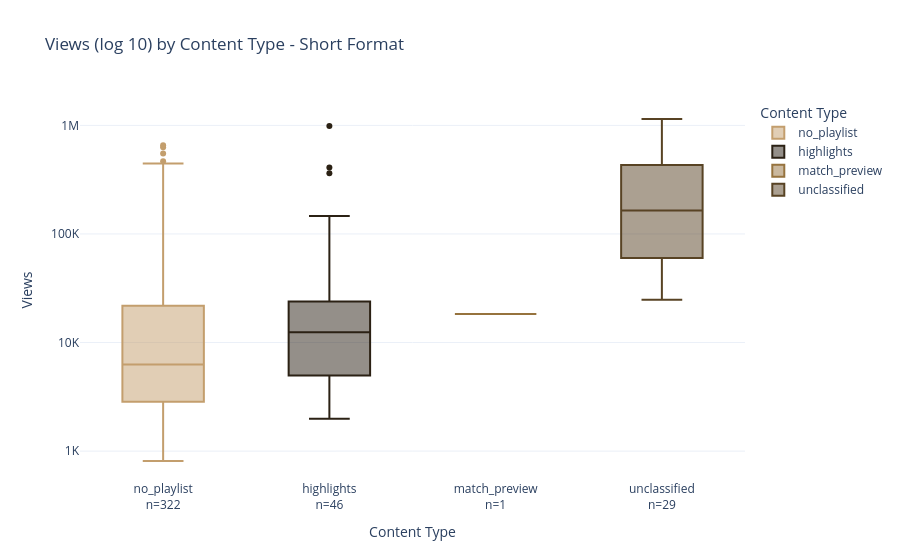

The cell this chart's notebook holds for it:
### Code cell
order = shorts_df.groupby('content_type')['view_count'].median().sort_values().index.tolist()
n = shorts_df['content_type'].value_counts()

fig = px.box(
    shorts_df, x='content_type', y='log10_views',
    color='content_type',
    category_orders={'content_type': order},
    title='Views (log 10) by Content Type - Short Format',
    labels={'content_type': 'Content Type', 'log10_views': "Views"}
    )

fig.update_xaxes(
    tickvals=order,
    ticktext=[f'{f}<br>n={n[f]}' for f in order])

fig.update_yaxes(
    tickvals=[2, 3, 4, 5, 6],
    ticktext=['100', '1K', '10K', '100K', '1M'])

fig.show()

### Figure 1 — Plotly figure (JSON) as saved in the notebook; plotly's stock layout.template omitted (floating-point values rounded to 4 significant figures; data arrays with more than 128 entries replaced by an {"elided": "..."} marker saying what was removed)
{"data": [{"alignmentgroup": "True", "hovertemplate": "Content Type=%{x}<br>Views=%{y}<extra></extra>", "legendgroup": "no_playlist", "marker": {"color": "#C39E6D"}, "name": "no_playlist", "notched": false, "offsetgroup": "no_playlist", "orientation": "v", "showlegend": true, "type": "box", "x": {"elided": "322 str values"}, "x0": " ", "xaxis": "x", "y": {"elided": "322 float values"}, "y0": " ", "yaxis": "y"}, {"alignmentgroup": "True", "hovertemplate": "Content Type=%{x}<br>Views=%{y}<extra></extra>", "legendgroup": "highlights", "marker": {"color": "#2B2114"}, "name": "highlights", "notched": false, "offsetgroup": "highlights", "orientation": "v", "showlegend": true, "type": "box", "x": ["highlights", "highlights", "highlights", "highlights", "highlights", "highlights", "highlights", "highlights", "highlights", "highlights", "highlights", "highlights", "highlights", "highlights", "highlights", "highlights", "highlights", "highlights", "highlights", "highlights", "highlights", "highlights", "highlights", "highlights", "highlights", "highlights", "highlights", "highlights", "highlights", "highlights", "highlights", "highlights", "highlights", "highlights", "highlights", "highlights", "highlights", "highlights", "highlights", "highlights", "highlights", "highlights", "highlights", "highlights", "highlights", "highlights"], "x0": " ", "xaxis": "x", "y": [3.631, 4.206, 4.114, 4.378, 4.819, 4.389, 5.011, 4.11, 4.998, 4.014, 4.329, 4.108, 4.253, 4.584, 4.486, 4.363, 4.393, 4.273, 4.239, 4.181, 3.952, 4.154, 5.995, 5.612, 5.56, 5.165, 3.911, 3.909, 3.552, 3.668, 3.955, 3.94, 4.05, 3.463, 3.299, 3.836, 3.438, 3.409, 3.408, 4.047, 3.561, 3.697, 4.082, 3.798, 3.376, 3.383], "y0": " ", "yaxis": "y"}, {"alignmentgroup": "True", "hovertemplate": "Content Type=%{x}<br>Views=%{y}<extra></extra>", "legendgroup": "match_preview", "marker": {"color": "#96733E"}, "name": "match_preview", "notched": false, "offsetgroup": "match_preview", "orientation": "v", "showlegend": true, "type": "box", "x": ["match_preview"], "x0": " ", "xaxis": "x", "y": [4.263], "y0": " ", "yaxis": "y"}, {"alignmentgroup": "True", "hovertemplate": "Content Type=%{x}<br>Views=%{y}<extra></extra>", "legendgroup": "unclassified", "marker": {"color": "#584324"}, "name": "unclassified", "notched": false, "offsetgroup": "unclassified", "orientation": "v", "showlegend": true, "type": "box", "x": ["unclassified", "unclassified", "unclassified", "unclassified", "unclassified", "unclassified", "unclassified", "unclassified", "unclassified", "unclassified", "unclassified", "unclassified", "unclassified", "unclassified", "unclassified", "unclassified", "unclassified", "unclassified", "unclassified", "unclassified", "unclassified", "unclassified", "unclassified", "unclassified", "unclassified", "unclassified", "unclassified", "unclassified", "unclassified"], "x0": " ", "xaxis": "x", "y": [5.31, 4.617, 4.802, 4.719, 5.847, 5.662, 4.529, 5.208, 4.794, 4.729, 5.654, 5.036, 4.569, 4.395, 4.977, 5.883, 5.279, 5.438, 6.018, 6.059, 4.695, 5.651, 5.631, 4.85, 5.331, 5.423, 5.215, 5.53, 5.12], "y0": " ", "yaxis": "y"}], "layout": {"boxmode": "overlay", "legend": {"title": {"text": "Content Type"}, "tracegroupgap": 0}, "title": {"text": "Views (log 10) by Content Type - Short Format"}, "xaxis": {"anchor": "y", "categoryarray": ["no_playlist", "highlights", "match_preview", "unclassified"], "categoryorder": "array", "domain": [0, 1], "ticktext": ["no_playlist<br>n=322", "highlights<br>n=46", "match_preview<br>n=1", "unclassified<br>n=29"], "tickvals": ["no_playlist", "highlights", "match_preview", "unclassified"], "title": {"text": "Content Type"}}, "yaxis": {"anchor": "x", "domain": [0, 1], "ticktext": ["100", "1K", "10K", "100K", "1M"], "tickvals": [2, 3, 4, 5, 6], "title": {"text": "Views"}}}}
